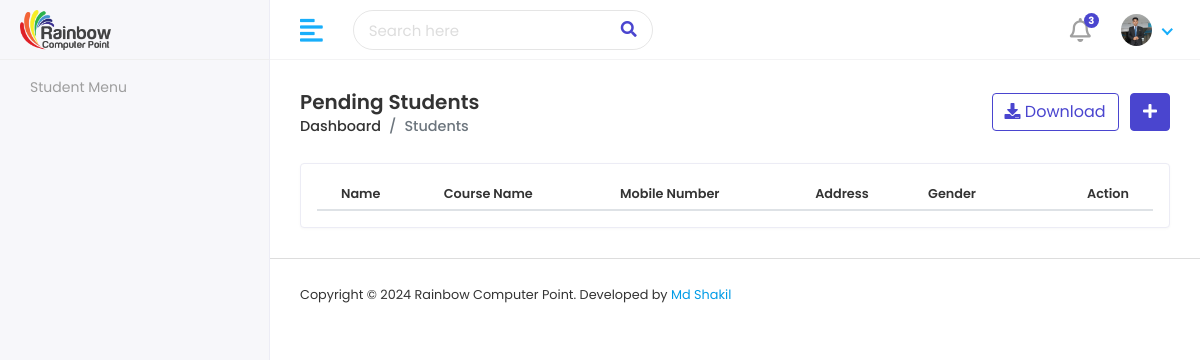
The page /pendingStudentList/ on the database as committed earlier.
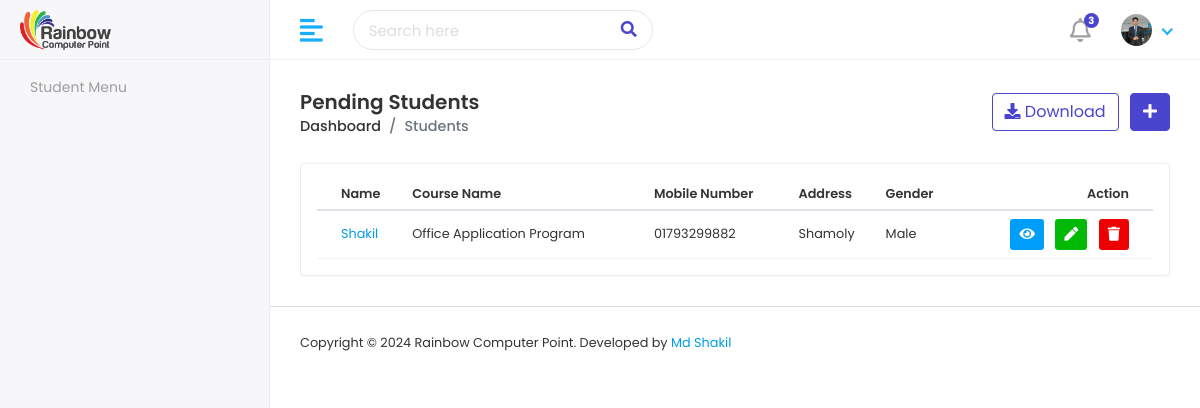
The same page on the database as committed later.
### RainbowApp/models.py (models this page shows)
class AdmissionFormModel(models.Model):
    CourseName = models.ForeignKey(CourseInfoModel,on_delete=models.DO_NOTHING)
    StudentName = models.CharField(max_length=100)
    FatherName = models.CharField(max_length=100)
    MotherName = models.CharField(max_length=100)
    DOB = models.DateField()
    GENDER = [
        ('Male','Male'),
        ('Female','Female'),
    ]
    Gender = models.CharField(choices=GENDER,max_length=100)
    email = models.EmailField(max_length=100)
    Mobile = models.CharField(max_length=100)
    Address = models.CharField(max_length=100)
    StudentPhoto = models.ImageField(upload_to='pendingstudent')

class CourseInfoModel(models.Model):
    CourseName = models.CharField(max_length=100)
    CourseDuration = models.CharField(max_length=100)
    WeeklyClass = models.CharField(max_length=100)
    ClassDurationHour = models.CharField(max_length=100)
    ClassDurationMinute = models.CharField(max_length=100)
    CourseFee = models.CharField(max_length=100)
    AboutCourse = models.TextField()
    CourseTopics = models.TextField()
    CourseImage = models.ImageField(upload_to='courseImg')
    def __str__(self):
        return self.CourseName

### RainbowProject/studentviews.py (the view)
# urls.py: path('pendingStudentList/',pendingStudentList, name='pendingStudentList'),
def pendingStudentList(request):
    pendingstudentdata = AdmissionFormModel.objects.all()
    context = {
        'pendingstudentdata':pendingstudentdata,
    }
    return render(request,'students/pendingstudentlist.html',context)

### template/students/pendingstudentlist.html (shortened to what this page needs)
{% extends 'adminmaster/adminmaster.html' %}
{% block admincontent %}
{% load static %}
<div class="content container-fluid">
    <div class="page-header">
       <div class="row align-items-center">
          <div class="col">
             <h3 class="page-title">Pending Students</h3>
             <ul class="breadcrumb">
                <li class="breadcrumb-item"><a href="{% url 'adminDashboard' %}">Dashboard</a></li>
                <li class="breadcrumb-item active">Students</li>
             </ul>
          </div>
          <div class="col-auto text-right float-right ml-auto">
             <a href="#" class="btn btn-outline-primary mr-2"><i class="fas fa-download"></i> Download</a>
             <a href="{% url 'addStudentPage' %}" class="btn btn-primary"><i class="fas fa-plus"></i></a>
          </div>
       </div>
    </div>
    <div class="row">
       <div class="col-sm-12">
          <div class="card card-table">
             <div class="card-body">
                <div class="table-responsive">
                   <table class="table table-hover table-center mb-0 datatable">
                      <thead>
                         <tr>
                            <th>Name</th>
                            <th>Course Name</th>
                            <th>Mobile Number</th>
                            <th>Address</th>
                            <th>Gender</th>
                            <th class="text-right">Action</th>
                         </tr>
                      </thead>
                      <tbody>
                        {% for i in pendingstudentdata %}
                        <tr>
                           <td>
                                 <a href="">{{i.StudentName}}</a>
                           </td>
                           <td>{{i.CourseName}}</td>
                           <td>{{i.Mobile}}</td>
                           <td>{{i.Address}}</td>
                           <td>{{i.Gender}}</td>
                           <td class="text-right">
                              <div class="actions">
                                 <a href="" class="btn btn-sm bg-info-light mr-2">
                                 <i class="fas fa-eye"></i>
                                 </a>
                                 <a href="{% url 'editPendingStudent' i.id %}" class="btn btn-sm bg-success-light mr-2">
                                 <i class="fas fa-pen"></i>
                                 </a>
                                 <a href="{% url 'deleteStudent' i.id %}" class="btn btn-sm bg-danger-light">
                                 <i class="fas fa-trash"></i>
                                 </a>
                              </div>
                           </td>
                        </tr>
                        {% endfor %}
                      </tbody>
                   </table>
                </div>
             </div>
          </div>
       </div>
    </div>
 </div>
{% endblock admincontent %}

Rows that differ between the two databases and show on the page:
added AdmissionFormModel: StudentName "Shakil", CourseName "Office Application Program", Mobile "01793299882", Address "Shamoly", Gender "Male"
